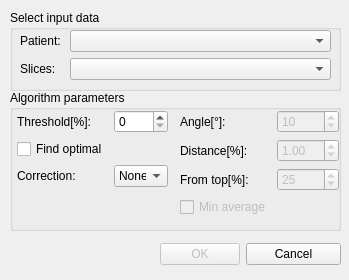
<?xml version="1.0" encoding="UTF-8"?>
<ui version="4.0">
 <class>ThresholdToolWindow</class>
 <widget class="QDialog" name="ThresholdToolWindow">
  <property name="geometry">
   <rect>
    <x>0</x>
    <y>0</y>
    <width>349</width>
    <height>280</height>
   </rect>
  </property>
  <property name="windowTitle">
   <string>Thresholding tool</string>
  </property>
  <widget class="QWidget" name="formLayoutWidget_4">
   <property name="geometry">
    <rect>
     <x>160</x>
     <y>243</y>
     <width>181</width>
     <height>31</height>
    </rect>
   </property>
   <layout class="QFormLayout" name="formLayout_4">
    <item row="0" column="0">
     <widget class="QPushButton" name="pushButtonOK">
      <property name="enabled">
       <bool>false</bool>
      </property>
      <property name="text">
       <string>OK</string>
      </property>
     </widget>
    </item>
    <item row="0" column="1">
     <widget class="QPushButton" name="pushButtonCancel">
      <property name="text">
       <string>Cancel</string>
      </property>
     </widget>
    </item>
   </layout>
  </widget>
  <widget class="QGroupBox" name="groupBox">
   <property name="geometry">
    <rect>
     <x>10</x>
     <y>10</y>
     <width>331</width>
     <height>81</height>
    </rect>
   </property>
   <property name="title">
    <string>Select input data</string>
   </property>
   <widget class="QWidget" name="formLayoutWidget_3">
    <property name="geometry">
     <rect>
      <x>10</x>
      <y>20</y>
      <width>311</width>
      <height>51</height>
     </rect>
    </property>
    <layout class="QFormLayout" name="formLayout_3">
     <item row="0" column="0">
      <widget class="QLabel" name="labelPatient">
       <property name="text">
        <string>Patient: </string>
       </property>
      </widget>
     </item>
     <item row="1" column="0">
      <widget class="QLabel" name="labelSlices">
       <property name="text">
        <string>Slices: </string>
       </property>
      </widget>
     </item>
     <item row="0" column="1">
      <widget class="QComboBox" name="comboBoxPatient"/>
     </item>
     <item row="1" column="1">
      <widget class="QComboBox" name="comboBoxSlices"/>
     </item>
    </layout>
   </widget>
  </widget>
  <widget class="QGroupBox" name="groupBox_2">
   <property name="geometry">
    <rect>
     <x>10</x>
     <y>90</y>
     <width>331</width>
     <height>141</height>
    </rect>
   </property>
   <property name="title">
    <string>Algorithm parameters</string>
   </property>
   <widget class="QWidget" name="formLayoutWidget">
    <property name="geometry">
     <rect>
      <x>7</x>
      <y>20</y>
      <width>151</width>
      <height>111</height>
     </rect>
    </property>
    <layout class="QFormLayout" name="formLayout">
     <item row="0" column="0">
      <widget class="QLabel" name="labelTreshold">
       <property name="text">
        <string>Threshold[%]:</string>
       </property>
      </widget>
     </item>
     <item row="0" column="1">
      <widget class="QSpinBox" name="spinBoxThreshold">
       <property name="maximum">
        <number>100</number>
       </property>
      </widget>
     </item>
     <item row="1" column="0">
      <widget class="QCheckBox" name="checkBoxFindOptimal">
       <property name="text">
        <string>Find optimal</string>
       </property>
      </widget>
     </item>
     <item row="2" column="0">
      <widget class="QLabel" name="label">
       <property name="text">
        <string>Correction: </string>
       </property>
      </widget>
     </item>
     <item row="2" column="1">
      <widget class="QComboBox" name="comboBoxCorrection">
       <item>
        <property name="text">
         <string>None</string>
        </property>
       </item>
      </widget>
     </item>
    </layout>
   </widget>
   <widget class="QWidget" name="formLayoutWidget_2">
    <property name="geometry">
     <rect>
      <x>170</x>
      <y>20</y>
      <width>159</width>
      <height>111</height>
     </rect>
    </property>
    <layout class="QFormLayout" name="formLayout_2">
     <item row="0" column="0">
      <widget class="QLabel" name="labelAngle">
       <property name="text">
        <string>Angle[°]: </string>
       </property>
      </widget>
     </item>
     <item row="0" column="1">
      <widget class="QSpinBox" name="spinBoxAngle">
       <property name="enabled">
        <bool>false</bool>
       </property>
       <property name="maximum">
        <number>90</number>
       </property>
       <property name="value">
        <number>10</number>
       </property>
      </widget>
     </item>
     <item row="1" column="0">
      <widget class="QLabel" name="labelDistance">
       <property name="text">
        <string>Distance[%]: </string>
       </property>
      </widget>
     </item>
     <item row="2" column="0">
      <widget class="QLabel" name="labelFromTop">
       <property name="text">
        <string>From top[%]: </string>
       </property>
      </widget>
     </item>
     <item row="2" column="1">
      <widget class="QSpinBox" name="spinBoxFromTop">
       <property name="enabled">
        <bool>false</bool>
       </property>
       <property name="maximum">
        <number>100</number>
       </property>
       <property name="value">
        <number>25</number>
       </property>
      </widget>
     </item>
     <item row="1" column="1">
      <widget class="QDoubleSpinBox" name="doubleSpinBoxDistance">
       <property name="enabled">
        <bool>false</bool>
       </property>
       <property name="maximum">
        <double>100.000000000000000</double>
       </property>
       <property name="singleStep">
        <double>0.500000000000000</double>
       </property>
       <property name="value">
        <double>1.000000000000000</double>
       </property>
      </widget>
     </item>
     <item row="3" column="0">
      <widget class="QCheckBox" name="checkBoxMinAverage">
       <property name="enabled">
        <bool>false</bool>
       </property>
       <property name="text">
        <string>Min average</string>
       </property>
      </widget>
     </item>
    </layout>
   </widget>
  </widget>
 </widget>
 <resources/>
 <connections/>
</ui>
